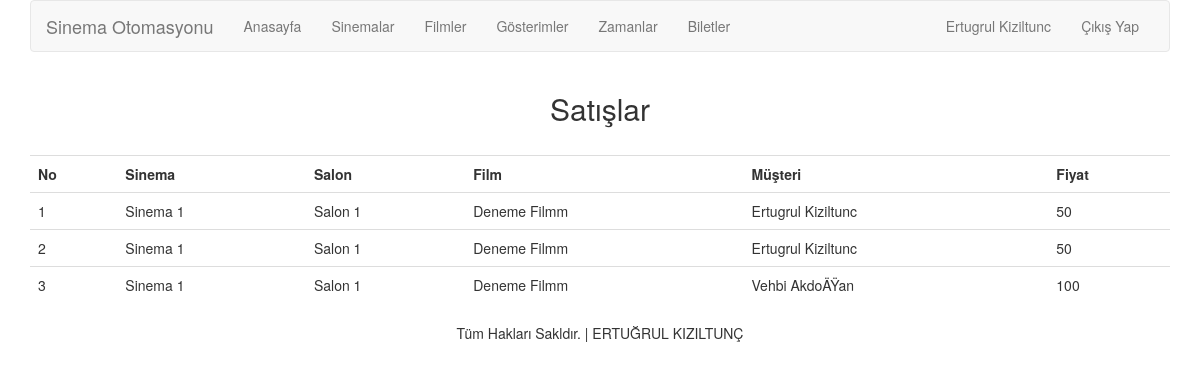
The app's page /index.php (signed in) with its own data.
### tables this page shows
CREATE TABLE `kullanicilar` (
  `kullanici_id` int(11) NOT NULL,
  `ad_soyad` text NOT NULL,
  `posta` text NOT NULL,
  `telefon` varchar(255) NOT NULL,
  `isAdmin` int(11) NOT NULL,
  `sifre` text NOT NULL
);

CREATE TABLE `satis` (
  `satis_id` int(11) NOT NULL,
  `sinema_id` int(11) NOT NULL,
  `salon_id` int(11) NOT NULL,
  `film_id` int(11) NOT NULL,
  `tutar` int(11) NOT NULL,
  `kullanici_id` int(11) NOT NULL
);

CREATE TABLE `sinemalar` (
  `sinema_id` int(11) NOT NULL,
  `adi` varchar(255) NOT NULL,
  `yeri` text NOT NULL,
  `salon_sayisi` int(11) NOT NULL
);

CREATE TABLE `salonlar` (
  `salon_id` int(11) NOT NULL,
  `sinema_id` int(11) NOT NULL,
  `salon_adi` text NOT NULL,
  `kapasite` int(11) NOT NULL,
  `ses_sistemi` text NOT NULL
);

CREATE TABLE `filmler` (
  `film_id` int(11) NOT NULL,
  `film_adi` text NOT NULL,
  `yil` int(11) NOT NULL,
  `aktor` text NOT NULL,
  `aktris` text NOT NULL,
  `yonetmen` text NOT NULL,
  `dil` varchar(11) NOT NULL,
  `sure` int(11) NOT NULL
);

### inc/function.php (called while the page is built, shortened)
<?php
function isLogin() {
	if($_SESSION["kullanici_id"]) return TRUE;
	else return FALSE;
}
function user($col = "*") {
	if(isLogin()) {
		$user = mysql_fetch_array(mysql_query("select $col from kullanicilar where kullanici_id='$_SESSION[kullanici_id]'"));
		return $user;
	}else {
		return false;
	}
}
?>

### index.php (the view, shortened to what this page needs)
<?php
	include "inc/header.php";
	$us = user("isAdmin");
	if(isLogin()) {
	if(!$us["isAdmin"]) {
		$uyari = "";
		if($_POST) {
			$sinema_id = intval($_POST["sinema_id"]);
			$salon_id = intval($_POST["salon_id"]);
			$film_id = intval($_POST["film_id"]);
			$fiyat = intval($_POST["bilet_id"]);
			$salonKapasite = mysql_fetch_array(mysql_query("select kapasite from salonlar where salon_id='$salon_id'"));
			$toplamSalon = mysql_fetch_array(mysql_query("select count(*) as toplam from satis where salon_id='$salon_id'"));
			if($salonKapasite["kapasite"] >	 $toplamSalon["toplam"] ) {
				$ekle = mysql_query("insert into satis set sinema_id='$sinema_id', salon_id='$salon_id', film_id='$film_id', tutar='$fiyat', kullanici_id='$user[kullanici_id]'");
				$uyari =  $ekle ? ' <div class="alert alert-success"> Kayıt Başarılı.</div>' : ' <div class="alert alert-danger"> Sistem Hatası. <br/>'.$vv.'</div>';
			}else {
				$uyari =  ' <div class="alert alert-danger"> Salonda Boş Yer Yok. </div>';
			}
		}
		?>
	<div class="container">
		<div class="row">
		<div class="col-md-12"><?=$uyari?></div>
			<div class="col-md-12">
				<div class="panel panel-default">
					<div class="panel-heading">Bilet Al</div>
					<div class="panel-body">
						<form action="" method="POST">
						<div class="form-group">
							<label for="name" class="cols-sm-2 control-label">Sinema Seç</label>
							<div class="cols-sm-10">
								<div class="input-group">
									<select class="form-control" name="sinema_id" id="sinema_id">
									<option value="0"> Sinema Seçin</option>
									<?php
										$sor = mysql_Query("select * from sinemalar order by adi asc");
										while($s = mysql_fetch_array($sor)) {
											echo ' <option value="'.$s["sinema_id"].'">'.$s["adi"].'</option>';
										}
									?>
								</select>
								</div>
							</div>
						</div>
						<div class="form-group">
							<label for="name" class="cols-sm-2 control-label">Salon Seç</label>
							<div class="cols-sm-10">
								<div class="input-group">
									<select class="form-control" name="salon_id" id="salon_id">
										<option value="0"> Salon Seçin</option>
									</select>
								</div>
							</div>
						</div>
						<div class="form-group">
							<label for="name" class="cols-sm-2 control-label">Film Seç</label>
							<div class="cols-sm-10">
								<div class="input-group">
									<select class="form-control" name="film_id" id="film_id">
									<option value="0"> Film Seçin</option>
									<?php
										$sor = mysql_Query("select * from filmler order by film_adi asc");
										while($s = mysql_fetch_array($sor)) {
											echo ' <option value="'.$s["film_id"].'">'.$s["film_adi"].'</option>';
										}
									?>
								</select>
								</div>
							</div>
						</div>
						<div class="form-group">
							<label for="name" class="cols-sm-2 control-label">Bilet Tipi</label>
							<div class="cols-sm-10">
								<div class="input-group">
									<select class="form-control" name="bilet_id" id="bilet_id">
										<?php
										$sor = mysql_Query("select * from bilet order by bilet_id asc");
										while($s = mysql_fetch_array($sor)) {
											echo ' <option value="'.$s["fiyat"].'">'.$s["bilet_turu"].'</option>';
										}
									?>
									</select>
								</div>
							</div>
						</div>
						<div class="form-group">
							<button type="submit" class="btn btn-primary btn-lg login-button">Ekle</button>
						</div>
						</form>
					</div>
				</div>
			</div>
		</div>
	</div>
	<div class="container">
		<div class="row">
			<div class="col-md-12 text-center"> <h2> Biletlerim</h2></div>
			<div class="col-md-12">
				<table class="table" style="margin-top:20px;">
					<tr>
						<th>No </th>
						<th> Sinema</th>
						<th> Salon</th>
						<th> Film</th>
						<th> Fiyat</th>
					</tr>
						<?php
							$sor = mysql_Query("select * from satis
							inner join sinemalar on sinemalar.sinema_id=satis.sinema_id
							inner join salonlar on salonlar.salon_id=satis.salon_id
							inner join filmler on filmler.film_id=satis.film_id
							WHERE satis.kullanici_id='$user[kullanici_id]'
							 order by satis.satis_id asc");
							if(mysql_num_rows($sor) == 0) {
								echo ' <tr> <td colspan="5" class="text-center"> Satış Yok</td></tr>';
							}else {
								while($film = mysql_fetch_array($sor)) {
									echo '
									<tr>
										<td> '.$film["satis_id"].'</td>
										<td> '.$film["adi"].'</td>
										<td> '.$film["salon_adi"].'</td>
										<td> '.$film["film_adi"].'</td>
										<td> '.$film["tutar"].'</td>
									</tr>
									';
								}
							}
						?>
				</table>
			</div>
		</div>
	</div>
	<?php
} else {
	?>
	<div class="container">
		<div class="row">
			<div class="col-md-12 text-center"> <h2> Satışlar</h2></div>
			<div class="col-md-12">
				<table class="table" style="margin-top:20px;">
					<tr>
						<th>No </th>
						<th> Sinema</th>
						<th> Salon</th>
						<th> Film</th>
						<th> Müşteri</th>
						<th> Fiyat</th>
					</tr>
						<?php
							$sor = mysql_Query("select * from satis
							inner join sinemalar on sinemalar.sinema_id=satis.sinema_id
							inner join salonlar on salonlar.salon_id=satis.salon_id
							inner join filmler on filmler.film_id=satis.film_id
							inner join kullanicilar on kullanicilar.kullanici_id=satis.kullanici_id
							 order by satis.satis_id asc");
							if(mysql_num_rows($sor) == 0) {
								echo ' <tr> <td colspan="5" class="text-center"> Satış Yok</td></tr>';
							}else {
								while($film = mysql_fetch_array($sor)) {
									echo '
									<tr>
										<td> '.$film["satis_id"].'</td>
										<td> '.$film["adi"].'</td>
										<td> '.$film["salon_adi"].'</td>
										<td> '.$film["film_adi"].'</td>
										<td> '.$film["ad_soyad"].'</td>
										<td> '.$film["tutar"].'</td>
									</tr>
									';
								}
							}
						?>
				</table>
			</div>
		</div>
	</div>
	<?php
	}
	}
	include "inc/footer.php";
?>

### inc/header.php (shortened to what this page needs)
<?php
	include "inc/function.php";
	if(isLogin()) {
		$user = user();
	}
?>
<!DOCTYPE HTML>
<html lang="en-US">
<head>
	<link rel="stylesheet" href="https://maxcdn.bootstrapcdn.com/bootstrap/3.3.7/css/bootstrap.min.css" />
	<link rel="stylesheet" href="https://maxcdn.bootstrapcdn.com/font-awesome/4.7.0/css/font-awesome.min.css" />
	<link rel="stylesheet" href="style/style.css" />
</head>
<body>
<div class="container">
	<div class="row">
		<div class="col-md-12">
			<nav class="navbar navbar-default">
        <div class="container-fluid">
          <div class="navbar-header">
            <a class="navbar-brand" href="#">Sinema Otomasyonu</a>
          </div>
          <div id="navbar" class="navbar-collapse collapse">
          	<?php
          	$u = user("isAdmin");
          		if($u["isAdmin"]) {
					echo '
					<ul class="nav navbar-nav">
		              <li><a href="#">Anasayfa</a></li>
		              <li><a href="sinema_listele.php">Sinemalar</a></li>
		              <li><a href="film_listele.php">Filmler</a></li>
		              <li><a href="gosterim_listele.php">Gösterimler</a></li>
		              <li><a href="zaman_listele.php">Zamanlar</a></li>
		              <li><a href="bilet_listele.php">Biletler</a></li>
		            </ul>
					';
				}else {
					echo '
					<ul class="nav navbar-nav">
		              <li><a href="#">Anasayfa</a></li>
		            </ul>
					';
				}
          	?>
            <?php
            	if(isLogin()) {
					echo '
					<ul class="nav navbar-nav navbar-right">
		              <li><a href="">'.$user["ad_soyad"].'</a></li>
		              <li><a href="cikis.php">Çıkış Yap</a></li>
		            </ul>
					';
            }
            ?>
          </div>
        </div>
      </nav>
		</div>
	</div>
</div>

### inc/footer.php (shortened to what this page needs)
<footer class="container text-center"> Tüm Hakları Sakldır. | ERTUĞRUL KIZILTUNÇ </footer>
</body>
</html>

### records on screen
kullanicilar: ad_soyad "Ertugrul Kiziltunc"
satis: satis_id "1", sinema.adi "Sinema 1", salon.salon_adi "Salon 1", film.film_adi "Deneme Filmm", kullanici.ad_soyad "Ertugrul Kiziltunc", tutar "50"
satis: satis_id "2", sinema.adi "Sinema 1", salon.salon_adi "Salon 1", film.film_adi "Deneme Filmm", kullanici.ad_soyad "Ertugrul Kiziltunc", tutar "50"
satis: satis_id "3", sinema.adi "Sinema 1", salon.salon_adi "Salon 1", film.film_adi "Deneme Filmm", kullanici.ad_soyad "Vehbi AkdoÄŸan", tutar "100"
